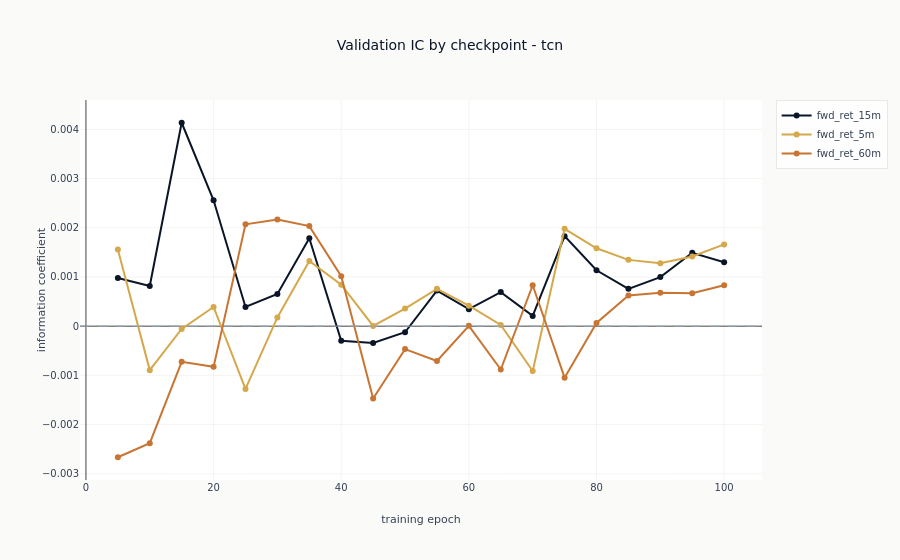

This figure's notebook cell:
### Code cell
fig = go.Figure()
for _label in catalog["label"].unique().sort().to_list():
    _rows = catalog.filter(pl.col("label") == _label).sort("checkpoint_value")
    fig.add_scatter(
        x=_rows["checkpoint_value"].to_list(),
        y=_rows["ic_mean"].to_list(),
        mode="lines+markers",
        name=_label,
    )
fig.add_hline(y=0, line_width=1, line_dash="dash", line_color=COLORS["recede"])
fig.update_layout(
    title=f"Validation IC by checkpoint - {SEQUENCE_CONFIG}",
    xaxis_title="training epoch",
    yaxis_title="information coefficient",
)
show_plotly_with_alt(
    fig,
    "Validation information coefficient against training epoch, one line per label, with a "
    "dashed line at zero.",
)

### Figure 1 — Plotly figure (JSON) as saved in the notebook; plotly's stock layout.template omitted (floating-point values rounded to 4 significant figures)
{"data": [{"mode": "lines+markers", "name": "fwd_ret_15m", "type": "scatter", "x": [5, 10, 15, 20, 25, 30, 35, 40, 45, 50, 55, 60, 65, 70, 75, 80, 85, 90, 95, 100], "y": [0.0009796, 0.0008168, 0.004136, 0.002559, 0.0003904, 0.0006557, 0.001788, -0.0002986, -0.0003429, -0.0001238, 0.0007229, 0.0003463, 0.0006923, 0.0002087, 0.00183, 0.001137, 0.0007591, 0.0009973, 0.001491, 0.001301]}, {"mode": "lines+markers", "name": "fwd_ret_5m", "type": "scatter", "x": [5, 10, 15, 20, 25, 30, 35, 40, 45, 50, 55, 60, 65, 70, 75, 80, 85, 90, 95, 100], "y": [0.00156, -0.0008937, -5.519e-05, 0.0003913, -0.001276, 0.0001783, 0.001327, 0.0008434, 3.879e-06, 0.0003575, 0.0007584, 0.0004165, 2.525e-05, -0.0009116, 0.001979, 0.001584, 0.001348, 0.001278, 0.001416, 0.001662]}, {"mode": "lines+markers", "name": "fwd_ret_60m", "type": "scatter", "x": [5, 10, 15, 20, 25, 30, 35, 40, 45, 50, 55, 60, 65, 70, 75, 80, 85, 90, 95, 100], "y": [-0.002665, -0.002378, -0.0007238, -0.000827, 0.002071, 0.002167, 0.002034, 0.001016, -0.00147, -0.0004664, -0.0007072, 6.713e-06, -0.000881, 0.0008322, -0.001046, 6.453e-05, 0.0006235, 0.0006783, 0.0006701, 0.0008331]}], "layout": {"shapes": [{"line": {"color": "#94a3b8", "dash": "dash", "width": 1}, "type": "line", "x0": 0, "x1": 1, "xref": "x domain", "y0": 0, "y1": 0, "yref": "y"}], "title": {"text": "Validation IC by checkpoint - tcn"}, "xaxis": {"title": {"text": "training epoch"}}, "yaxis": {"title": {"text": "information coefficient"}}}}
